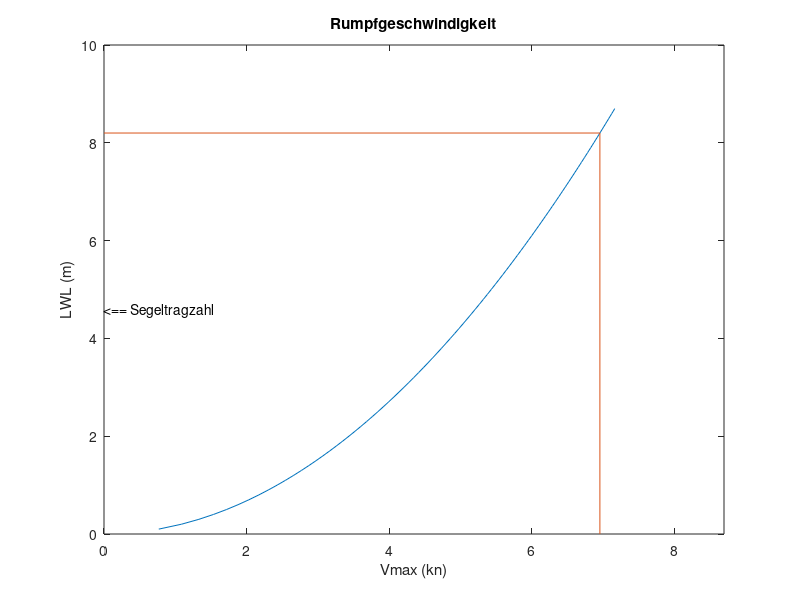
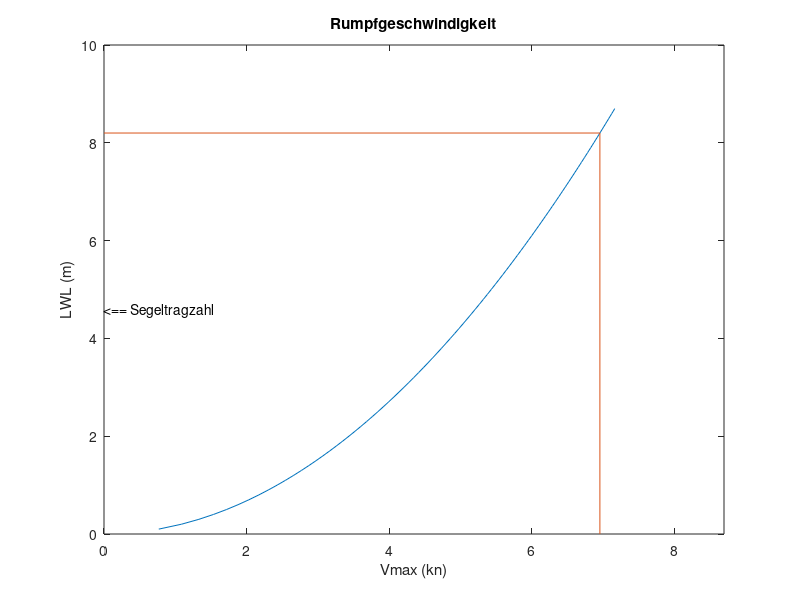

MATLAB code to generate these figures, in order:
lwl=8.2        # Länge Wasserlinie
segelfl=60     # Segelfläche
verdr=4850     # Vergrängung in kg

#Berechnet einen Graphen zur Bootsperformance

l=0.1:0.1:lwl+0.5

vrumpf=2.43*sqrt(lwl)
v=2.43*sqrt(l)

tragzahl=sqrt(segelfl)/nthroot(verdr/1000,3)


plot (v,l)
ylabel("LWL (m)")
xlabel("Vmax (kn)")
axis([0,vrumpf+1],[0,lwl+0.5]);
title("Rumpfgeschwindigkeit")
text (0,tragzahl,"<== Segeltragzahl")
line([vrumpf 0],[lwl,lwl])
line([vrumpf vrumpf],[0,lwl])

print -djpg Rumpfgeschwindigkeit.jpg
print -color -deps Rumpfgeschwindigkeit.eps
